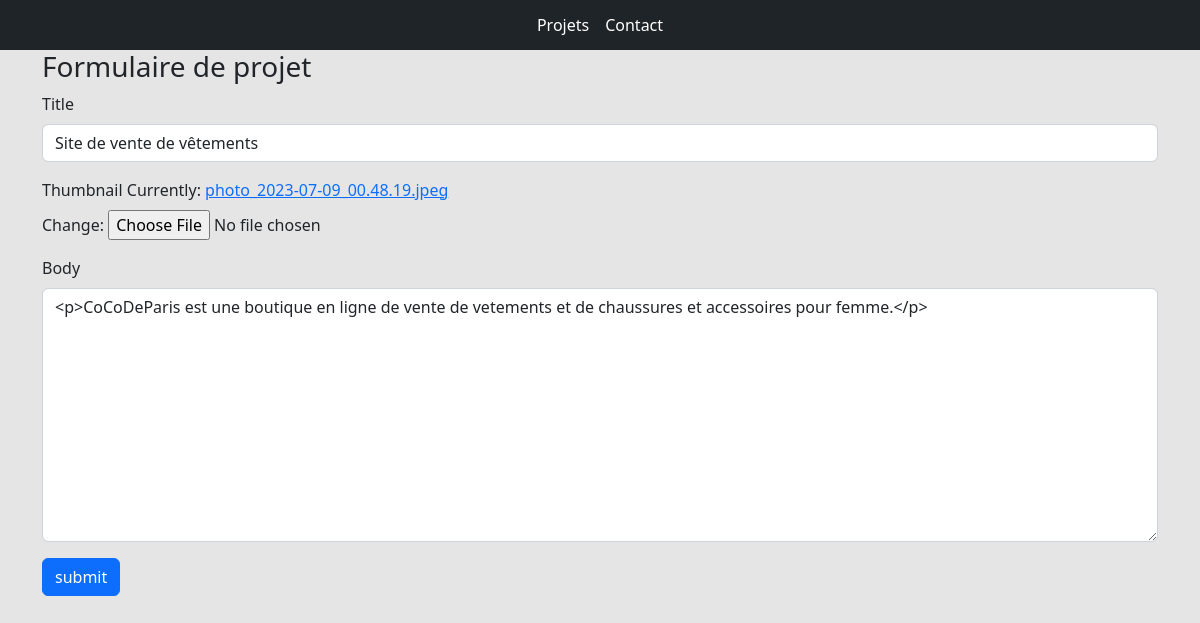
Before: /edit-project/680490add3034253bde72ca46f57a930/ with the older database file.
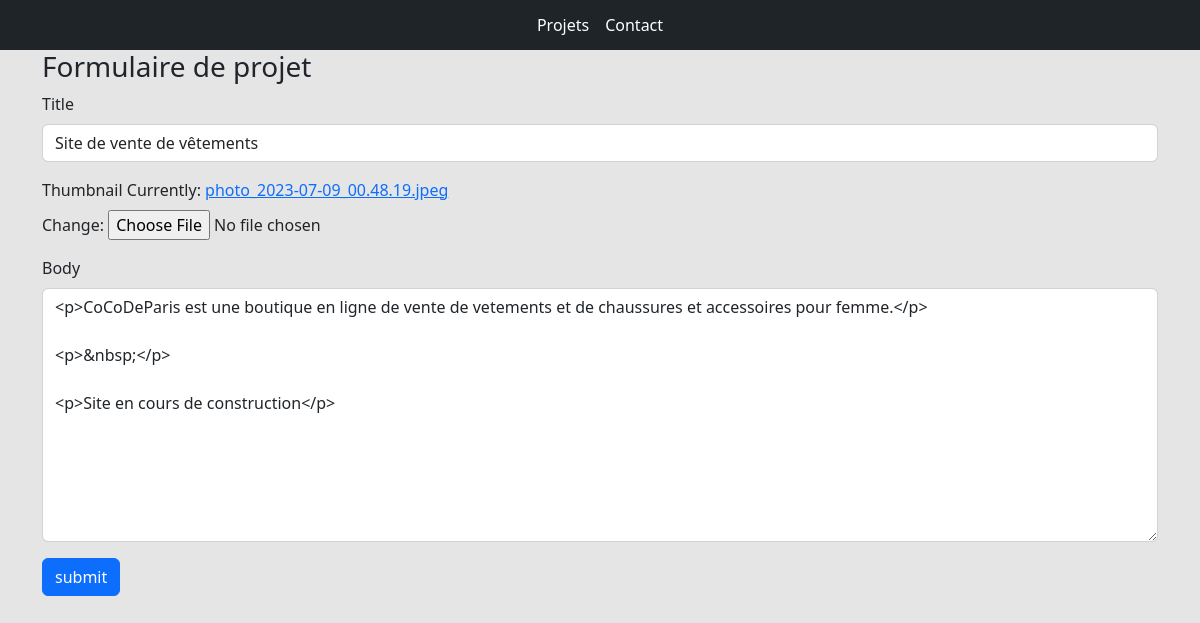
After: the same page with the newer database file.
### base/models.py (models this page shows, shortened)
class Project(models.Model):
    title = models.CharField(max_length=200)
    thumbnail = models.ImageField(null=True)
    body = RichTextUploadingField()
    slug = models.SlugField(null=True, blank=True)
    created = models.DateTimeField(auto_now_add=True)
    id = models.UUIDField(
        default=uuid.uuid4, unique=True, primary_key=True, editable=False
    )

### base/views.py (the view)
# urls.py: path("edit-project/<str:pk>/", views.editProject, name="edit-project"),
def editProject(request, pk):
    project = Project.objects.get(id=pk)
    form = ProjectForm(instance=project)
    if request.method == "POST":
        form = ProjectForm(request.POST, request.FILES, instance=project)
        if form.is_valid():
            form.save()
            return redirect("home")
    context = {"form": form}
    return render(request, "base/project_form.html", context)

### base/forms.py
class ProjectForm(ModelForm):
    class Meta:
        model = Project
        fields = ["title", "thumbnail", "body"]
    def __init__(self, *args, **kwargs):
        super(ProjectForm, self).__init__(*args, **kwargs)
        self.fields["title"].widget.attrs.update({"class": "form-control"})
        self.fields["body"].widget.attrs.update({"class": "form-control"})

### base/templates/base/project_form.html (shortened to what this page needs)
{% extends 'base/main.html' %}
{% load static %}
{% block content %}
<div class="container">
    <h3>Formulaire de projet</h3>
    <form method="POST" enctype="multipart/form-data">
        {% for field in form %}
        <div class="mb-3">
            <label for="exampleInputPassword1" class="form-label">{{field.label}}</label>
            {{ field }}
        </div>
        {% endfor %}
        <input class="btn btn-primary" type="submit" value="submit">
    </form>
</div>
{% endblock %}

Changed rows visible on the page:
changed Project "Site de vente de vêtements": body "<p>CoCoDeParis est une boutique en ligne de vente de vetements et de chaussures et accessoires pour femme.</p>" → "…et accessoires pour femme.</p> <p>&nbsp;</p> <p>Site en cours de construction</p>"
